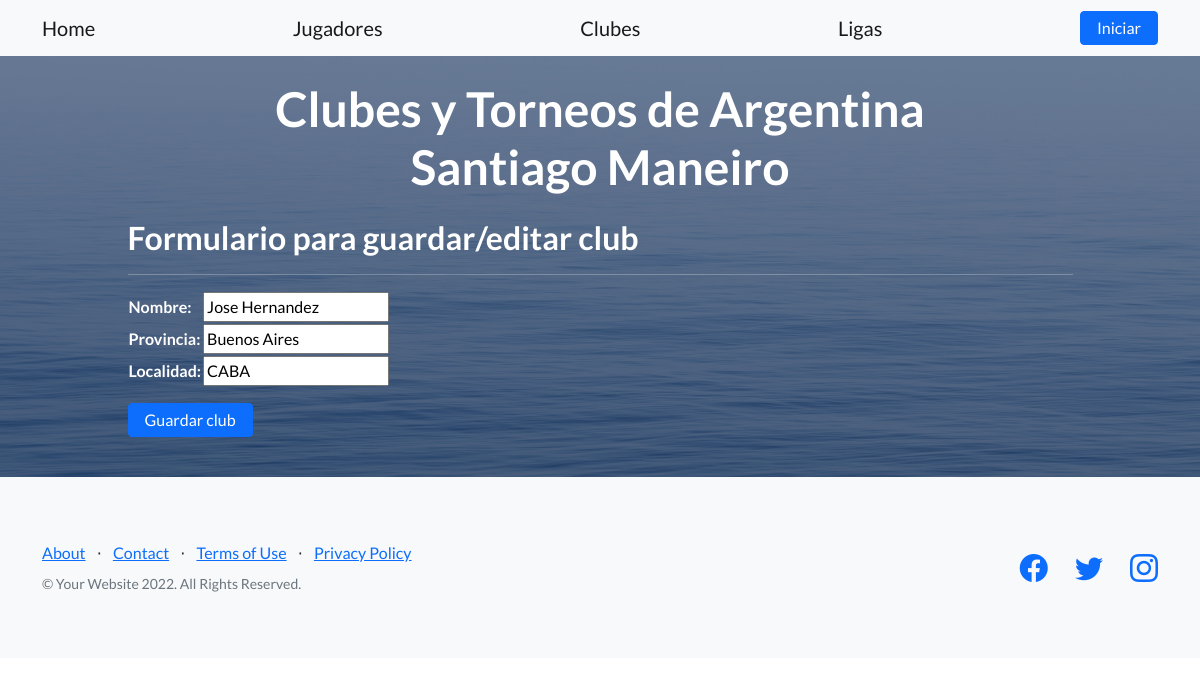
/app_jugadores/clubes/13/update, run on the app's committed database.
### app_jugadores/models.py (models this page shows, shortened)
class Club(models.Model):
    nombre = models.CharField(max_length=30)
    provincia = models.CharField(max_length=30)
    localidad = models.CharField(max_length=30)

### app_jugadores/views.py (the view)
# urls.py: path('clubes/<int:pk>/update', views.ClubUpdateView.as_view(), name='clubes-update'),
class ClubUpdateView(UpdateView):
    model = Club
    template_name = "clubes_form.html"
    success_url = reverse_lazy('clubes-list')
    fields = ['nombre', 'provincia', 'localidad']

### app_jugadores/templates/clubes_form.html (shortened to what this page needs)
{% extends "index.html" %}
{% load static %}
{% block content %}
<h2>Formulario para guardar/editar club</h2>
<hr></hr>
<form action="" method="POST">
    <p>
    <table>
        {{ form.as_table }}
    </table>
    </p>
    <p>
        <input type="submit" class="btn btn-primary" value="Guardar club" />
    </p>
</form>
{% endblock %}

### data on the page
Club: nombre "Jose Hernandez", provincia "Buenos Aires", localidad "CABA"
